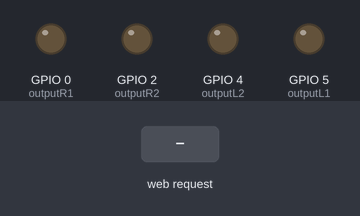
A sketch run on a simulated ESP8266 (NodeMCU). Shown: output pins drawn as LEDs (lit = HIGH). The test bench sets the inputs (shaded band). WiFi joins after 1.5 s; servers stay silent unless stated; what the sketch prints to the serial monitor is not drawn.

Above: at 2.7 s.
2.8 s: HTTP request GET /bot/L received
At 3.5 s:
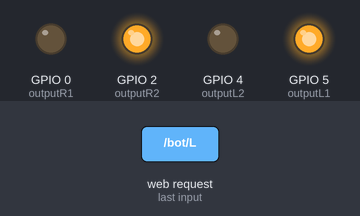
4.3 s: HTTP request GET /bot/F received
At 4.6 s:
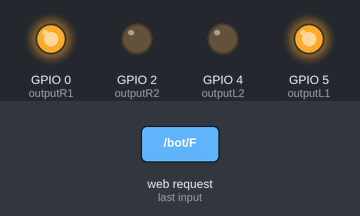
5.8 s: HTTP request GET /bot/R received
At 7.0 s:
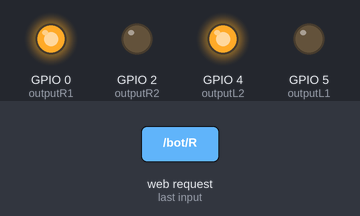
7.3 s: HTTP request GET /bot/B received
At 8.1 s:
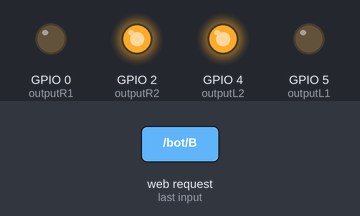
Timing chart, 0 to 9.8 s (numbered marks = the images above; inputs shaded):
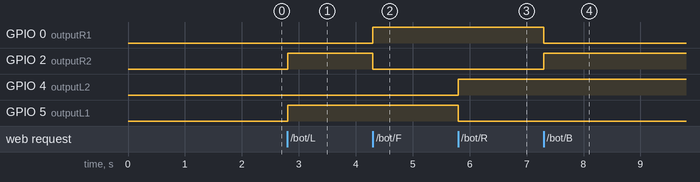

The sketch:

ANDROID_BOT.ino
```cpp
#include <ESP8266WiFi.h>
const char* ssid = "realme 3";
const char* password = "chamanbadshah";
const int outputL1 = 5;
const int outputL2 = 4;
const int outputR1 = 0;
const int outputR2 = 2;
WiFiServer server(80);
void setup()
{
 Serial.begin(115200);
 delay(10);
 pinMode(outputL1, OUTPUT); //Pin 5(D1) & 4(D2) are for Left Motor
 pinMode(outputL2, OUTPUT);
 pinMode(outputR1, OUTPUT); //Pin 0(D3) & 2(D4) are for Right Motor
 pinMode(outputR2, OUTPUT);
 Serial.print("\n \n Connecting to ");
 Serial.println(ssid);
 WiFi.begin(ssid, password);
 while (WiFi.status() != WL_CONNECTED)
 {
 delay(500);
 Serial.print(".");
 }
 Serial.println("\n WiFi connected");
 server.begin();
 Serial.println("Server started");

 Serial.println(WiFi.localIP());
}
void loop()
{
 WiFiClient client = server.available();
 if (!client)
 return;
 Serial.println("new client");
 while(!client.available())
 delay(1);
 String req = client.readStringUntil('\r');
 Serial.println(req);
 client.flush();
 int val;
 if (req.indexOf("/bot/L") != -1)
 val = 0;
 else if (req.indexOf("/bot/F") != -1)
 val = 1;
 else if (req.indexOf("/bot/R") != -1)
 val = 2;
 else if (req.indexOf("/bot/S") != -1)
 val = 3;
 else if (req.indexOf("/bot/B") != -1)
 val = 4;
 else {
 Serial.println("invalid request");
 client.stop();
 return;
 }
 if(val == 0) {
 motor(HIGH, LOW, LOW, HIGH, "LEFT");
 } else if(val == 1) {
 motor(HIGH, LOW, HIGH, LOW, "FORWARD");
 } else if(val == 2){
 motor(LOW, HIGH, HIGH, LOW, "RIGHT");
 } else if(val == 3) {
 motor(LOW, LOW, LOW, LOW, "STOP");
 } else if(val == 4) {
 motor(LOW, HIGH, LOW, HIGH, "BACKWARD");

 }
 client.flush();
 client.println("HTTP/1.1 200 OK");
 client.println("Content-Type: text/html");
 client.println("");
 client.print("BOT is ");
 if(val == 0)
 client.print("turning LEFT");
 else if(val == 1)
 client.print("moving FORWARD");
 else if(val == 2)
 client.print("turning RIGHT");
 else if(val == 3)
 client.print("STOPPED");
 else if(val == 4)
 client.print("BACKWARD");
 Serial.println("Client disconnected");
}
void motor(int ol1, int ol2, int or1, int or2, String msg) {
 digitalWrite(outputL1, ol1);
 digitalWrite(outputL2, ol2);
 digitalWrite(outputR1, or1);
 digitalWrite(outputR2, or2);
 Serial.println(msg);
}
```

Measured:
- after the input at 2.8 s, GPIO 2 (outputR2), GPIO 5 (outputL1): LOW → HIGH at once
- after the input at 4.3 s, GPIO 0 (outputR1): LOW → HIGH at once; GPIO 2 (outputR2): HIGH → LOW at once
- after the input at 5.8 s, GPIO 4 (outputL2): LOW → HIGH at once; GPIO 5 (outputL1): HIGH → LOW at once
- after the input at 7.3 s, GPIO 0 (outputR1): HIGH → LOW at once; GPIO 2 (outputR2): LOW → HIGH at once
